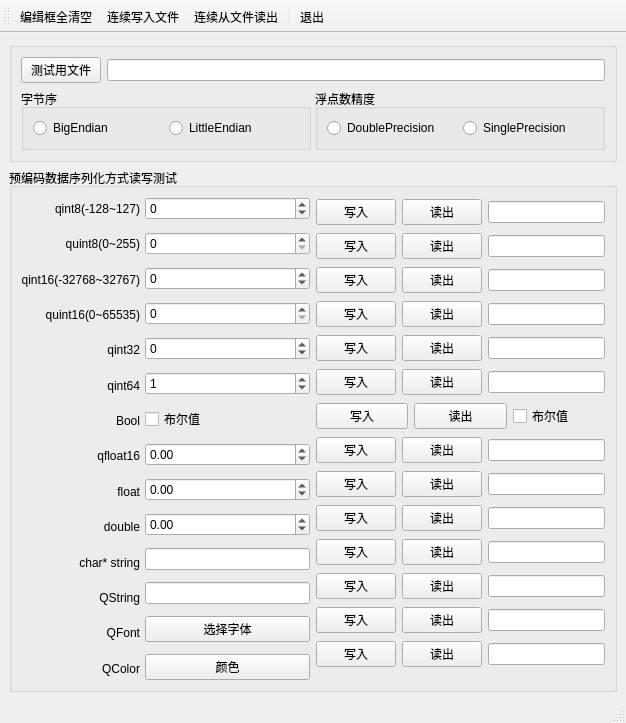
<?xml version="1.0" encoding="UTF-8"?>
<ui version="4.0">
 <class>MainWindow</class>
 <widget class="QMainWindow" name="MainWindow">
  <property name="geometry">
   <rect>
    <x>0</x>
    <y>0</y>
    <width>626</width>
    <height>709</height>
   </rect>
  </property>
  <property name="windowTitle">
   <string>MainWindow</string>
  </property>
  <widget class="QWidget" name="centralwidget">
   <layout class="QVBoxLayout" name="verticalLayout_5">
    <item>
     <widget class="QGroupBox" name="groupBox">
      <property name="title">
       <string/>
      </property>
      <layout class="QVBoxLayout" name="verticalLayout_4">
       <property name="spacing">
        <number>6</number>
       </property>
       <item>
        <layout class="QHBoxLayout" name="horizontalLayout_17">
         <item>
          <widget class="QPushButton" name="pushButton">
           <property name="text">
            <string>测试用文件</string>
           </property>
          </widget>
         </item>
         <item>
          <widget class="QLineEdit" name="lineEdit_Filename"/>
         </item>
        </layout>
       </item>
       <item>
        <layout class="QHBoxLayout" name="horizontalLayout_18">
         <property name="spacing">
          <number>4</number>
         </property>
         <item>
          <widget class="QGroupBox" name="groupBox_3">
           <property name="title">
            <string>字节序</string>
           </property>
           <layout class="QHBoxLayout" name="horizontalLayout_19">
            <item>
             <widget class="QRadioButton" name="radioButton_BigEndian">
              <property name="text">
               <string>BigEndian</string>
              </property>
             </widget>
            </item>
            <item>
             <widget class="QRadioButton" name="radioButton_LittleEndian">
              <property name="text">
               <string>LittleEndian</string>
              </property>
             </widget>
            </item>
           </layout>
          </widget>
         </item>
         <item>
          <widget class="QGroupBox" name="groupBox_4">
           <property name="title">
            <string>浮点数精度</string>
           </property>
           <layout class="QHBoxLayout" name="horizontalLayout_20">
            <item>
             <widget class="QRadioButton" name="radioButton_DoublePrecision">
              <property name="text">
               <string>DoublePrecision</string>
              </property>
             </widget>
            </item>
            <item>
             <widget class="QRadioButton" name="radioButton_SinglePrecision">
              <property name="text">
               <string>SinglePrecision</string>
              </property>
             </widget>
            </item>
           </layout>
          </widget>
         </item>
        </layout>
       </item>
      </layout>
     </widget>
    </item>
    <item>
     <widget class="QGroupBox" name="groupBox_ReadAndWriteDate">
      <property name="title">
       <string>预编码数据序列化方式读写测试</string>
      </property>
      <layout class="QHBoxLayout" name="horizontalLayout_16">
       <item>
        <layout class="QHBoxLayout" name="horizontalLayout_15">
         <property name="spacing">
          <number>5</number>
         </property>
         <property name="topMargin">
          <number>0</number>
         </property>
         <property name="bottomMargin">
          <number>0</number>
         </property>
         <item>
          <layout class="QVBoxLayout" name="verticalLayout_3">
           <property name="spacing">
            <number>12</number>
           </property>
           <property name="leftMargin">
            <number>0</number>
           </property>
           <item>
            <widget class="QLabel" name="label">
             <property name="text">
              <string>qint8(-128~127)</string>
             </property>
             <property name="alignment">
              <set>Qt::AlignRight|Qt::AlignTrailing|Qt::AlignVCenter</set>
             </property>
            </widget>
           </item>
           <item>
            <widget class="QLabel" name="label_2">
             <property name="text">
              <string>quint8(0~255)</string>
             </property>
             <property name="alignment">
              <set>Qt::AlignRight|Qt::AlignTrailing|Qt::AlignVCenter</set>
             </property>
            </widget>
           </item>
           <item>
            <widget class="QLabel" name="label_3">
             <property name="text">
              <string>qint16(-32768~32767)</string>
             </property>
             <property name="alignment">
              <set>Qt::AlignRight|Qt::AlignTrailing|Qt::AlignVCenter</set>
             </property>
            </widget>
           </item>
           <item>
            <widget class="QLabel" name="label_4">
             <property name="text">
              <string>quint16(0~65535)</string>
             </property>
             <property name="alignment">
              <set>Qt::AlignRight|Qt::AlignTrailing|Qt::AlignVCenter</set>
             </property>
            </widget>
           </item>
           <item>
            <widget class="QLabel" name="label_5">
             <property name="layoutDirection">
              <enum>Qt::RightToLeft</enum>
             </property>
             <property name="text">
              <string>qint32</string>
             </property>
             <property name="alignment">
              <set>Qt::AlignRight|Qt::AlignTrailing|Qt::AlignVCenter</set>
             </property>
            </widget>
           </item>
           <item>
            <widget class="QLabel" name="label_6">
             <property name="text">
              <string>qint64</string>
             </property>
             <property name="alignment">
              <set>Qt::AlignRight|Qt::AlignTrailing|Qt::AlignVCenter</set>
             </property>
            </widget>
           </item>
           <item>
            <widget class="QLabel" name="label_7">
             <property name="text">
              <string>Bool</string>
             </property>
             <property name="alignment">
              <set>Qt::AlignRight|Qt::AlignTrailing|Qt::AlignVCenter</set>
             </property>
            </widget>
           </item>
           <item>
            <widget class="QLabel" name="label_8">
             <property name="text">
              <string>qfloat16</string>
             </property>
             <property name="alignment">
              <set>Qt::AlignRight|Qt::AlignTrailing|Qt::AlignVCenter</set>
             </property>
            </widget>
           </item>
           <item>
            <widget class="QLabel" name="label_9">
             <property name="text">
              <string>float</string>
             </property>
             <property name="alignment">
              <set>Qt::AlignRight|Qt::AlignTrailing|Qt::AlignVCenter</set>
             </property>
            </widget>
           </item>
           <item>
            <widget class="QLabel" name="label_10">
             <property name="text">
              <string>double</string>
             </property>
             <property name="alignment">
              <set>Qt::AlignRight|Qt::AlignTrailing|Qt::AlignVCenter</set>
             </property>
            </widget>
           </item>
           <item>
            <widget class="QLabel" name="label_11">
             <property name="text">
              <string>char* string</string>
             </property>
             <property name="alignment">
              <set>Qt::AlignRight|Qt::AlignTrailing|Qt::AlignVCenter</set>
             </property>
            </widget>
           </item>
           <item>
            <widget class="QLabel" name="label_12">
             <property name="text">
              <string>QString</string>
             </property>
             <property name="alignment">
              <set>Qt::AlignRight|Qt::AlignTrailing|Qt::AlignVCenter</set>
             </property>
            </widget>
           </item>
           <item>
            <widget class="QLabel" name="label_13">
             <property name="text">
              <string>QFont</string>
             </property>
             <property name="alignment">
              <set>Qt::AlignRight|Qt::AlignTrailing|Qt::AlignVCenter</set>
             </property>
            </widget>
           </item>
           <item>
            <widget class="QLabel" name="label_14">
             <property name="text">
              <string>QColor</string>
             </property>
             <property name="alignment">
              <set>Qt::AlignRight|Qt::AlignTrailing|Qt::AlignVCenter</set>
             </property>
            </widget>
           </item>
          </layout>
         </item>
         <item>
          <layout class="QVBoxLayout" name="verticalLayout_2">
           <property name="spacing">
            <number>12</number>
           </property>
           <property name="bottomMargin">
            <number>0</number>
           </property>
           <item>
            <widget class="QSpinBox" name="spinBox_Qint">
             <property name="minimum">
              <number>-128</number>
             </property>
             <property name="maximum">
              <number>127</number>
             </property>
            </widget>
           </item>
           <item>
            <widget class="QSpinBox" name="spinBox_QUint">
             <property name="maximum">
              <number>255</number>
             </property>
            </widget>
           </item>
           <item>
            <widget class="QSpinBox" name="spinBox_Qint16">
             <property name="minimum">
              <number>-32768</number>
             </property>
             <property name="maximum">
              <number>32767</number>
             </property>
            </widget>
           </item>
           <item>
            <widget class="QSpinBox" name="spinBox_QUint16">
             <property name="maximum">
              <number>65535</number>
             </property>
            </widget>
           </item>
           <item>
            <widget class="QSpinBox" name="spinBox_Qint32">
             <property name="minimum">
              <number>-9999999</number>
             </property>
             <property name="maximum">
              <number>99999999</number>
             </property>
            </widget>
           </item>
           <item>
            <widget class="QSpinBox" name="spinBox_Qint64">
             <property name="minimum">
              <number>-999999999</number>
             </property>
             <property name="value">
              <number>1</number>
             </property>
            </widget>
           </item>
           <item>
            <widget class="QCheckBox" name="checkBox_Bool">
             <property name="text">
              <string>布尔值</string>
             </property>
            </widget>
           </item>
           <item>
            <widget class="QDoubleSpinBox" name="spinBox_QFloat16">
             <property name="minimum">
              <double>-65535.000000000000000</double>
             </property>
             <property name="maximum">
              <double>65535.000000000000000</double>
             </property>
             <property name="singleStep">
              <double>0.010000000000000</double>
             </property>
            </widget>
           </item>
           <item>
            <widget class="QDoubleSpinBox" name="spinBox_QFloat">
             <property name="minimum">
              <double>-99999999.000000000000000</double>
             </property>
             <property name="maximum">
              <double>999999999.000000000000000</double>
             </property>
             <property name="singleStep">
              <double>0.010000000000000</double>
             </property>
            </widget>
           </item>
           <item>
            <widget class="QDoubleSpinBox" name="spinBox_QDouble">
             <property name="minimum">
              <double>-999999999999.000000000000000</double>
             </property>
             <property name="maximum">
              <double>9999999999999.000000000000000</double>
             </property>
             <property name="singleStep">
              <double>0.010000000000000</double>
             </property>
            </widget>
           </item>
           <item>
            <widget class="QLineEdit" name="lineEdit_QCharString"/>
           </item>
           <item>
            <widget class="QLineEdit" name="lineEdit_QStirng"/>
           </item>
           <item>
            <widget class="QPushButton" name="pushButton_QFont">
             <property name="text">
              <string>选择字体</string>
             </property>
            </widget>
           </item>
           <item>
            <widget class="QPushButton" name="pushButton_QColor">
             <property name="text">
              <string>颜色</string>
             </property>
            </widget>
           </item>
          </layout>
         </item>
        </layout>
       </item>
       <item>
        <layout class="QVBoxLayout" name="verticalLayout">
         <item>
          <layout class="QHBoxLayout" name="horizontalLayout">
           <item>
            <widget class="QPushButton" name="pushButton_QInt8Write">
             <property name="text">
              <string>写入</string>
             </property>
            </widget>
           </item>
           <item>
            <widget class="QPushButton" name="pushButton_QInt8Read">
             <property name="text">
              <string>读出</string>
             </property>
            </widget>
           </item>
           <item>
            <widget class="QLineEdit" name="lineEdit_Qint"/>
           </item>
          </layout>
         </item>
         <item>
          <layout class="QHBoxLayout" name="horizontalLayout_2">
           <item>
            <widget class="QPushButton" name="pushButton_QUint8Write">
             <property name="text">
              <string>写入</string>
             </property>
            </widget>
           </item>
           <item>
            <widget class="QPushButton" name="pushButton_QUint8Read">
             <property name="text">
              <string>读出</string>
             </property>
            </widget>
           </item>
           <item>
            <widget class="QLineEdit" name="lineEdit_QUint"/>
           </item>
          </layout>
         </item>
         <item>
          <layout class="QHBoxLayout" name="horizontalLayout_3">
           <item>
            <widget class="QPushButton" name="pushButton_QInt16Write">
             <property name="text">
              <string>写入</string>
             </property>
            </widget>
           </item>
           <item>
            <widget class="QPushButton" name="pushButton_QInt16Read">
             <property name="text">
              <string>读出</string>
             </property>
            </widget>
           </item>
           <item>
            <widget class="QLineEdit" name="lineEdit_Qint16"/>
           </item>
          </layout>
         </item>
         <item>
          <layout class="QHBoxLayout" name="horizontalLayout_4">
           <item>
            <widget class="QPushButton" name="pushButton_QUint16Write">
             <property name="text">
              <string>写入</string>
             </property>
            </widget>
           </item>
           <item>
            <widget class="QPushButton" name="pushButton_QUint16Read">
             <property name="text">
              <string>读出</string>
             </property>
            </widget>
           </item>
           <item>
            <widget class="QLineEdit" name="lineEdit_QUint16"/>
           </item>
          </layout>
         </item>
         <item>
          <layout class="QHBoxLayout" name="horizontalLayout_5">
           <item>
            <widget class="QPushButton" name="pushButton_QInt32Write">
             <property name="text">
              <string>写入</string>
             </property>
            </widget>
           </item>
           <item>
            <widget class="QPushButton" name="pushButton_QInt32Read">
             <property name="text">
              <string>读出</string>
             </property>
            </widget>
           </item>
           <item>
            <widget class="QLineEdit" name="lineEdit_Qint32"/>
           </item>
          </layout>
         </item>
         <item>
          <layout class="QHBoxLayout" name="horizontalLayout_6">
           <item>
            <widget class="QPushButton" name="pushButton_QInt64Write">
             <property name="text">
              <string>写入</string>
             </property>
            </widget>
           </item>
           <item>
            <widget class="QPushButton" name="pushButton_QInt64Read">
             <property name="text">
              <string>读出</string>
             </property>
            </widget>
           </item>
           <item>
            <widget class="QLineEdit" name="lineEdit_Qint64"/>
           </item>
          </layout>
         </item>
         <item>
          <layout class="QHBoxLayout" name="horizontalLayout_7">
           <item>
            <widget class="QPushButton" name="pushButton_BoolWrite">
             <property name="text">
              <string>写入</string>
             </property>
            </widget>
           </item>
           <item>
            <widget class="QPushButton" name="pushButton_BoolRead">
             <property name="text">
              <string>读出</string>
             </property>
            </widget>
           </item>
           <item>
            <widget class="QCheckBox" name="checkBox_IsBool">
             <property name="text">
              <string>布尔值</string>
             </property>
            </widget>
           </item>
          </layout>
         </item>
         <item>
          <layout class="QHBoxLayout" name="horizontalLayout_8">
           <item>
            <widget class="QPushButton" name="pushButton_QFloat16Write">
             <property name="text">
              <string>写入</string>
             </property>
            </widget>
           </item>
           <item>
            <widget class="QPushButton" name="pushButton_QFloat16Read">
             <property name="text">
              <string>读出</string>
             </property>
            </widget>
           </item>
           <item>
            <widget class="QLineEdit" name="lineEdit_QFloat16"/>
           </item>
          </layout>
         </item>
         <item>
          <layout class="QHBoxLayout" name="horizontalLayout_9">
           <item>
            <widget class="QPushButton" name="pushButton_QFloatWrite">
             <property name="text">
              <string>写入</string>
             </property>
            </widget>
           </item>
           <item>
            <widget class="QPushButton" name="pushButton_QFloatRead">
             <property name="text">
              <string>读出</string>
             </property>
            </widget>
           </item>
           <item>
            <widget class="QLineEdit" name="lineEdit_QFloat"/>
           </item>
          </layout>
         </item>
         <item>
          <layout class="QHBoxLayout" name="horizontalLayout_10">
           <item>
            <widget class="QPushButton" name="pushButton_QDoubleWrite">
             <property name="text">
              <string>写入</string>
             </property>
            </widget>
           </item>
           <item>
            <widget class="QPushButton" name="pushButton_QDoubleRead">
             <property name="text">
              <string>读出</string>
             </property>
            </widget>
           </item>
           <item>
            <widget class="QLineEdit" name="lineEdit_QDouble"/>
           </item>
          </layout>
         </item>
         <item>
          <layout class="QHBoxLayout" name="horizontalLayout_11">
           <item>
            <widget class="QPushButton" name="pushButton_QCharWrite">
             <property name="text">
              <string>写入</string>
             </property>
            </widget>
           </item>
           <item>
            <widget class="QPushButton" name="pushButton_QCahrRead">
             <property name="text">
              <string>读出</string>
             </property>
            </widget>
           </item>
           <item>
            <widget class="QLineEdit" name="lineEdit_ShowQCharString"/>
           </item>
          </layout>
         </item>
         <item>
          <layout class="QHBoxLayout" name="horizontalLayout_12">
           <item>
            <widget class="QPushButton" name="pushButton_QStringWrite">
             <property name="text">
              <string>写入</string>
             </property>
            </widget>
           </item>
           <item>
            <widget class="QPushButton" name="pushButton_QStringRead">
             <property name="text">
              <string>读出</string>
             </property>
            </widget>
           </item>
           <item>
            <widget class="QLineEdit" name="lineEdit_ShowQStirng"/>
           </item>
          </layout>
         </item>
         <item>
          <layout class="QHBoxLayout" name="horizontalLayout_13">
           <item>
            <widget class="QPushButton" name="pushButton_QFontWrite">
             <property name="text">
              <string>写入</string>
             </property>
            </widget>
           </item>
           <item>
            <widget class="QPushButton" name="pushButton_QFontRead">
             <property name="text">
              <string>读出</string>
             </property>
            </widget>
           </item>
           <item>
            <widget class="QLineEdit" name="lineEdit_QFont"/>
           </item>
          </layout>
         </item>
         <item>
          <layout class="QHBoxLayout" name="horizontalLayout_14">
           <item>
            <widget class="QPushButton" name="pushButton_QColorWrite">
             <property name="text">
              <string>写入</string>
             </property>
            </widget>
           </item>
           <item>
            <widget class="QPushButton" name="pushButton_QColorRead">
             <property name="text">
              <string>读出</string>
             </property>
            </widget>
           </item>
           <item>
            <widget class="QLineEdit" name="lineEdit_QColor"/>
           </item>
          </layout>
         </item>
        </layout>
       </item>
      </layout>
     </widget>
    </item>
   </layout>
  </widget>
  <widget class="QMenuBar" name="menubar">
   <property name="geometry">
    <rect>
     <x>0</x>
     <y>0</y>
     <width>626</width>
     <height>21</height>
    </rect>
   </property>
  </widget>
  <widget class="QStatusBar" name="statusbar"/>
  <widget class="QToolBar" name="toolBar">
   <property name="windowTitle">
    <string>toolBar</string>
   </property>
   <attribute name="toolBarArea">
    <enum>TopToolBarArea</enum>
   </attribute>
   <attribute name="toolBarBreak">
    <bool>false</bool>
   </attribute>
   <addaction name="action_EditClearAll"/>
   <addaction name="action_WriteToFile"/>
   <addaction name="action_ReadFromFile"/>
   <addaction name="separator"/>
   <addaction name="action_Quit"/>
  </widget>
  <action name="action_EditClearAll">
   <property name="text">
    <string>编缉框全清空</string>
   </property>
   <property name="toolTip">
    <string>清空全部编缉框</string>
   </property>
  </action>
  <action name="action_WriteToFile">
   <property name="text">
    <string>连续写入文件</string>
   </property>
   <property name="toolTip">
    <string>连续写入文件内容</string>
   </property>
  </action>
  <action name="action_ReadFromFile">
   <property name="text">
    <string>连续从文件读出</string>
   </property>
   <property name="toolTip">
    <string>连续从文件读出内容</string>
   </property>
  </action>
  <action name="action_Quit">
   <property name="text">
    <string>退出</string>
   </property>
   <property name="toolTip">
    <string>退出</string>
   </property>
  </action>
 </widget>
 <resources/>
 <connections>
  <connection>
   <sender>action_Quit</sender>
   <signal>triggered()</signal>
   <receiver>MainWindow</receiver>
   <slot>close()</slot>
   <hints>
    <hint type="sourcelabel">
     <x>-1</x>
     <y>-1</y>
    </hint>
    <hint type="destinationlabel">
     <x>399</x>
     <y>299</y>
    </hint>
   </hints>
  </connection>
 </connections>
</ui>
